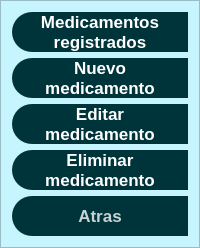
           <widget class="QFrame" name="frame_control">
            <property name="minimumSize">
             <size>
              <width>200</width>
              <height>0</height>
             </size>
            </property>
            <property name="maximumSize">
             <size>
              <width>0</width>
              <height>16777215</height>
             </size>
            </property>
            <property name="styleSheet">
             <string notr="true">QFrame{
	background-color: #c7f5ff;
}
QPushButton{
	background-color:rgba(0, 52, 59, 1);
	color:rgba(255,255,255,200);
	border-top-left-radius: 20px;
	border-bottom-left-radius: 20px
}
QPushButton:pressed{
	padding-left:5px;
	padding-top:5px;
	background-color:rgba(0, 119, 123, 1);
	background-position:calc(100% - 10px)center;
	border-top-left-radius: 20px;
	border-bottom-left-radius: 20px
}
QPushButton:hover{
	background-color:rgba(0, 174, 173, 1);
	border-top-left-radius: 20px;
	border-bottom-left-radius: 20px
}
</string>
            </property>
            <property name="frameShape">
             <enum>QFrame::StyledPanel</enum>
            </property>
            <property name="frameShadow">
             <enum>QFrame::Raised</enum>
            </property>
            <layout class="QVBoxLayout" name="verticalLayout_3">
             <item>
              <widget class="QPushButton" name="pushButtonDB">
               <property name="minimumSize">
                <size>
                 <width>0</width>
                 <height>40</height>
                </size>
               </property>
               <property name="font">
                <font>
                 <pointsize>13</pointsize>
                 <weight>75</weight>
                 <bold>true</bold>
                </font>
               </property>
               <property name="styleSheet">
                <string notr="true">color:rgb(255, 255, 255)</string>
               </property>
               <property name="text">
                <string>Medicamentos
registrados</string>
               </property>
               <property name="icon">
                <iconset>
                 <normaloff>../Iconos/base-de-datos.png</normaloff>../Iconos/base-de-datos.png</iconset>
               </property>
               <property name="iconSize">
                <size>
                 <width>32</width>
                 <height>32</height>
                </size>
               </property>
              </widget>
             </item>
             <item>
              <widget class="QPushButton" name="pushButtonRegistrar">
               <property name="minimumSize">
                <size>
                 <width>0</width>
                 <height>40</height>
                </size>
               </property>
               <property name="font">
                <font>
                 <pointsize>13</pointsize>
                 <weight>75</weight>
                 <bold>true</bold>
                </font>
               </property>
               <property name="styleSheet">
                <string notr="true">color:rgb(255, 255, 255)</string>
               </property>
               <property name="text">
                <string>Nuevo
medicamento</string>
               </property>
               <property name="icon">
                <iconset>
                 <normaloff>../Iconos/boton-agregar.png</normaloff>../Iconos/boton-agregar.png</iconset>
               </property>
               <property name="iconSize">
                <size>
                 <width>32</width>
                 <height>32</height>
                </size>
               </property>
              </widget>
             </item>
             <item>
              <widget class="QPushButton" name="pushButtonEditar">
               <property name="minimumSize">
                <size>
                 <width>0</width>
                 <height>40</height>
                </size>
               </property>
               <property name="font">
                <font>
                 <pointsize>13</pointsize>
                 <weight>75</weight>
                 <bold>true</bold>
                </font>
               </property>
               <property name="styleSheet">
                <string notr="true">color:rgb(255, 255, 255)</string>
               </property>
               <property name="text">
                <string>Editar
medicamento</string>
               </property>
               <property name="icon">
                <iconset>
                 <normaloff>../Iconos/editar.png</normaloff>../Iconos/editar.png</iconset>
               </property>
               <property name="iconSize">
                <size>
                 <width>32</width>
                 <height>32</height>
                </size>
               </property>
              </widget>
             </item>
             <item>
              <widget class="QPushButton" name="pushButtonEliminar">
               <property name="minimumSize">
                <size>
                 <width>0</width>
                 <height>40</height>
                </size>
               </property>
               <property name="font">
                <font>
                 <pointsize>13</pointsize>
                 <weight>75</weight>
                 <bold>true</bold>
                </font>
               </property>
               <property name="styleSheet">
                <string notr="true">color:rgb(255, 255, 255)</string>
               </property>
               <property name="text">
                <string>Eliminar
medicamento</string>
               </property>
               <property name="icon">
                <iconset>
                 <normaloff>../Iconos/eliminar.png</normaloff>../Iconos/eliminar.png</iconset>
               </property>
               <property name="iconSize">
                <size>
                 <width>32</width>
                 <height>32</height>
                </size>
               </property>
              </widget>
             </item>
             <item>
              <widget class="QPushButton" name="pushButtonCerrar">
               <property name="minimumSize">
                <size>
                 <width>0</width>
                 <height>40</height>
                </size>
               </property>
               <property name="font">
                <font>
                 <pointsize>13</pointsize>
                 <weight>75</weight>
                 <bold>true</bold>
                </font>
               </property>
               <property name="text">
                <string>Atras</string>
               </property>
              </widget>
             </item>
            </layout>
           </widget>
